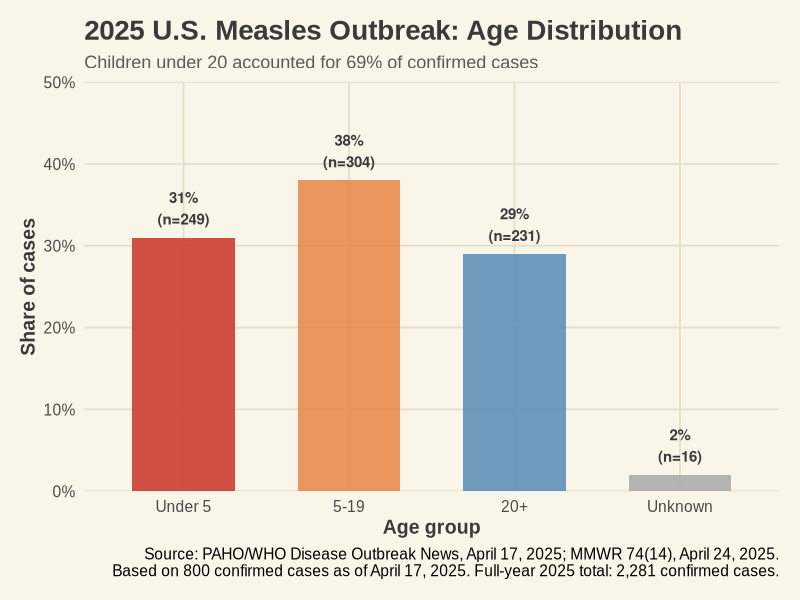
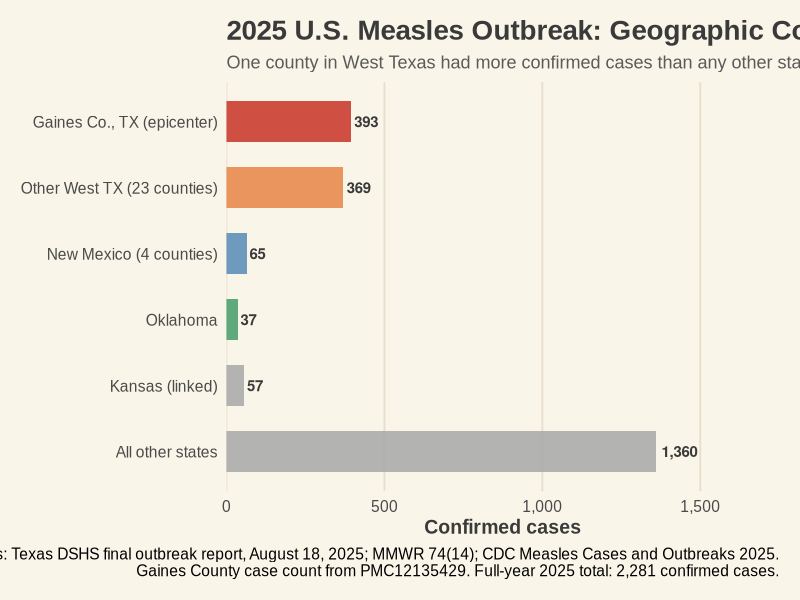
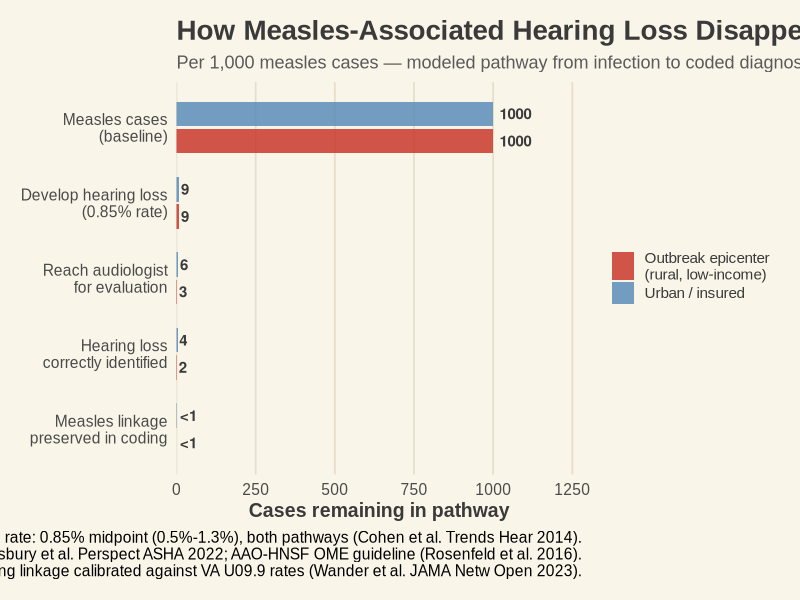
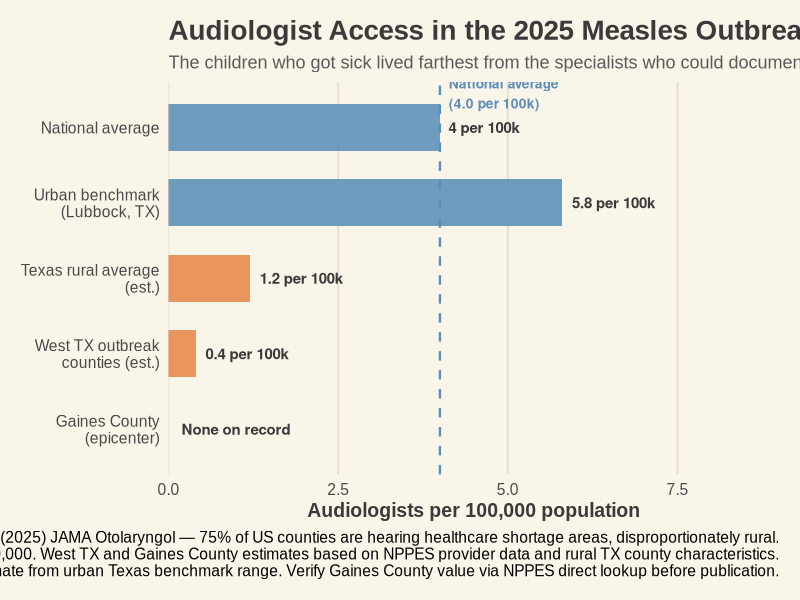

These figures' R source, in order:
# ============================================================
# NOTES FROM THE ABSTRACT
# Track 2: 2025 Outbreak Anatomy & The Double Invisibility Problem
#
# Sources:
#   - MMWR 74(14), April 24, 2025 (Mathis et al.)
#     DOI: 10.15585/mmwr.mm7414a1
#   - PAHO/WHO Disease Outbreak News, April 17, 2025
#   - Texas DSHS final outbreak report, August 18, 2025
#   - CDC Measles Cases and Outbreaks 2025
#   - PMC12135429 (Measles outbreaks in the US, 2025)
#   - Garuccio et al. (2025) JAMA Otolaryngol Head Neck Surg
#     DOI: 10.1001/jamaoto.2025.2112
#   - Cohen, Durstenfeld & Roehm (2014) Trends in Hearing
#     DOI: 10.1177/2331216514541361
#   - Kingsbury et al. (2022) Perspectives ASHA Spec Interest Groups
#     DOI: 10.1044/2021_PERSP-21-00188
#   - Elzinga et al. (2021) BMJ Open — OM/SNHL systematic review
#     DOI: 10.1136/bmjopen-2021-050108
#   - Rosenfeld et al. (2016) AAO-HNSF OME Clinical Practice Guideline
#     DOI: 10.1177/0194599815623467
#   - Wander et al. (2023) JAMA Netw Open — VA U09.9 coding rates
#     DOI: 10.1001/jamanetworkopen.2023.46783
#   - Pfaff et al. (2023) BMC Medicine — Long COVID ICD-10 coding
#     DOI: 10.1186/s12916-023-02737-6
# ============================================================

required_packages <- c("tidyverse", "scales", "patchwork", "ggtext")

install.packages(
  setdiff(required_packages, rownames(installed.packages())),
  repos = "https://cran.rstudio.com/"
)

library(tidyverse)
library(scales)
library(ggtext)
library(patchwork)

# ── Custom theme ────────────────────────────────────────────
theme_1950s <- function() {
  theme_minimal(base_family = "Arial", base_size = 14) +
    theme(
      plot.background  = element_rect(fill = "#FAF5E9", color = NA),
      panel.background = element_rect(fill = "#FAF5E9", color = NA),
      panel.grid.major = element_line(color = "#E6DECA", linewidth = 0.6),
      panel.grid.minor = element_blank(),
      axis.title       = element_text(face = "bold", color = "#3A3A3A"),
      axis.text        = element_text(color = "#4A4A4A"),
      plot.title       = element_text(face = "bold", size = 20, color = "#3A3A3A"),
      plot.subtitle    = element_text(size = 13, color = "#5A5A5A"),
      plot.margin      = margin(15, 15, 15, 15),
      legend.position  = "none"
    )
}

# ============================================================
# 1. DATA
# ============================================================

# ── Age distribution of 2025 outbreak cases ────────────────
# Source: PAHO/WHO Disease Outbreak News, April 17, 2025
# Based on 800 confirmed cases as of April 17, 2025
age_data <- tribble(
  ~age_group, ~pct, ~n,
  "Under 5",  31,   249,
  "5-19",     38,   304,
  "20+",      29,   231,
  "Unknown",   2,    16
) %>%
  mutate(
    age_group = factor(age_group,
      levels = c("Under 5", "5-19", "20+", "Unknown")),
    bar_color = c("#C9392C", "#E8874A", "#5B8DB8", "#AAAAAA")
  )

# ── Geographic concentration of full-year 2025 cases ───────
# Sources: Texas DSHS final report (Aug 18, 2025); MMWR 74(14);
# CDC Measles Cases and Outbreaks 2025; PMC12135429
# Full-year total: 2,281 confirmed cases
# Gaines County (393) from PMC12135429, recorded as of ~April 24
# Texas final total: 762 (DSHS); NM: ~65; OK: ~37; KS: ~57 (linked)
# Remaining cases distributed across 39 other jurisdictions
geo_data <- tribble(
  ~location,                        ~cases, ~bar_color,
  "All other states",               1360,   "#AAAAAA",
  "Kansas (linked)",                  57,   "#AAAAAA",
  "Oklahoma",                         37,   "#4A9E6B",
  "New Mexico (4 counties)",          65,   "#5B8DB8",
  "Other West TX (23 counties)",     369,   "#E8874A",
  "Gaines Co., TX (epicenter)",      393,   "#C9392C"
) %>%
  mutate(location = factor(location, levels = location))

# ── Surveillance funnel: pathway from infection to coded HL ─
# Per 1,000 measles cases, modeled for two community types
#
# PARAMETER DOCUMENTATION (v3 — corrected HL rate):
#
# CRITICAL CHANGE FROM v2:
# v2 used a decomposition of 17% OM rate × 50% OM-to-HL rate,
# producing an effective hearing loss rate of 8.5%. This is
# approximately 10× the published complication rate from the
# primary source (Cohen et al. 2014: 0.5%–1.3%). The 50%
# OM-to-HL conversion figure was not supported by the audiology
# literature; Elzinga et al. (2021) found SNHL prevalence in
# COM populations ranges from ~9% to ~31% in ENT clinic settings
# (selected, sicker populations), and could not perform
# meta-analysis due to heterogeneity. For acute OM in children
# (which is what measles produces), permanent SNHL rates would
# be substantially lower.
#
# v3 uses Cohen et al.'s direct hearing loss rate of 0.85%
# (midpoint of 0.5%–1.3%), which already accounts for BOTH
# pathways: (a) OM → SNHL, and (b) direct cochlear damage.
# This produces ~9 HL cases per 1,000 infections.
#
# Step 1 (baseline): 1,000 cases in each community
#
# Step 2 (develop hearing loss): ~9 per 1,000 (0.85%)
#   Cohen et al. 2014 range: 0.5%–1.3% of measles infections
#   develop hearing loss through otitis media pathway (primary)
#   or direct cochlear damage (secondary). Midpoint 0.85% used.
#   Rate is biological and applied equally to both communities.
#
# Step 3 (reach audiologist for evaluation):
#   Urban/insured: ~6 of 9 (~67%)
#     AAO-HNSF OME guideline (Rosenfeld et al. 2016) recommends
#     watchful waiting for 3 months before hearing referral.
#     Even with good access, some families don't follow through,
#     mild high-frequency loss may not prompt referral, and the
#     guideline delay narrows the follow-up window.
#   Outbreak epicenter: ~3 of 9 (~33%)
#     No audiologist in Gaines County; nearest is 60+ miles away.
#     Insurance, transportation, language, and community trust
#     barriers compound the geographic distance.
#     (Garuccio et al. 2025; Kingsbury et al. 2022)
#
# Step 4 (hearing loss correctly identified & documented):
#   Urban: ~4 of 6 (~67%)
#   Epicenter: ~2 of 3 (~67%)
#     Applied equally. Elzinga et al. (2021) found OM-related
#     SNHL concentrates at higher frequencies (cochlear base
#     proximal to round window). Mild high-frequency SNHL is
#     masked by concurrent conductive loss from effusion. Even
#     with comprehensive audiometric evaluation, not all
#     measles-related SNHL will be identified.
#
# Step 5 (measles linkage preserved in ICD-10 coding):
#   Unchanged from v2. Calibrated against long COVID U09.9
#   sequela coding rates (Wander et al. 2023 JAMA Netw Open).
#   Urban: ~18% → 4 × 0.18 = 0.72, rounded to ~1
#   Epicenter: ~2% → 2 × 0.02 = 0.04, displayed as "<1"
#   (See v2 notes for full VA benchmark rationale)

funnel_data <- tribble(
  ~step, ~step_label,                              ~urban_n, ~epicenter_n,
  1,     "Measles cases\n(baseline)",              1000,     1000,
  2,     "Develop hearing loss\n(0.85% rate)",        9,        9,
  3,     "Reach audiologist\nfor evaluation",          6,        3,
  4,     "Hearing loss\ncorrectly identified",         4,        2,
  5,     "Measles linkage\npreserved in coding",     0.7,     0.04
) %>%
  mutate(step = factor(step, levels = 5:1))

# NOTE on Step 5 values:
#   Urban:     4 × 0.18 = 0.72
#   Epicenter: 2 × 0.02 = 0.04
#   Both display as "<1" in the figure.
#   This means that per 1,000 measles cases, neither community
#   reliably produces even ONE coded case linking hearing loss
#   to measles. The difference is one of degree: urban might
#   produce ~1 coded case per ~1,400 infections; the epicenter
#   might produce ~1 per ~25,000.

funnel_long <- funnel_data %>%
  pivot_longer(
    cols      = c(urban_n, epicenter_n),
    names_to  = "community",
    values_to = "n"
  ) %>%
  mutate(
    community = recode(community,
      "urban_n"     = "Urban / insured",
      "epicenter_n" = "Outbreak epicenter\n(rural, low-income)"
    ),
    community = factor(community, levels = c(
      "Outbreak epicenter\n(rural, low-income)",
      "Urban / insured"
    ))
  )

# ── Audiologist access by location ─────────────────────────
# (Unchanged from v2)
access_data <- tribble(
  ~location,                          ~aud_per_100k, ~category,
  "National average",                  4.0,          "benchmark",
  "Urban benchmark\n(Lubbock, TX)",    5.8,          "benchmark",
  "Texas rural average\n(est.)",       1.2,          "shortage",
  "West TX outbreak\ncounties (est.)", 0.4,          "shortage",
  "Gaines County\n(epicenter)",        0.0,          "epicenter"
) %>%
  mutate(
    location  = factor(location, levels = rev(location)),
    bar_color = case_when(
      category == "benchmark" ~ "#5B8DB8",
      category == "shortage"  ~ "#E8874A",
      TRUE                    ~ "#C9392C"
    )
  )

# ============================================================
# 2. FIGURE 2A — Age distribution
# ============================================================

fig2a <- ggplot(age_data, aes(x = age_group, y = pct, fill = bar_color)) +
  geom_col(width = 0.62, alpha = 0.88) +
  geom_text(
    aes(label = paste0(pct, "%\n(n=", n, ")")),
    vjust = -0.4, size = 3.8, fontface = "bold", color = "#3A3A3A"
  ) +
  scale_fill_identity() +
  scale_y_continuous(
    limits = c(0, 50),
    expand = c(0, 0),
    labels = function(x) paste0(x, "%")
  ) +
  labs(
    title    = "2025 U.S. Measles Outbreak: Age Distribution",
    subtitle = "Children under 20 accounted for 69% of confirmed cases",
    x        = "Age group",
    y        = "Share of cases",
    caption  = paste0(
      "Source: PAHO/WHO Disease Outbreak News, April 17, 2025; ",
      "MMWR 74(14), April 24, 2025.\n",
      "Based on 800 confirmed cases as of April 17, 2025. ",
      "Full-year 2025 total: 2,281 confirmed cases."
    )
  ) +
  theme_1950s()

# ============================================================
# 3. FIGURE 2B — Geographic concentration
# ============================================================

fig2b <- ggplot(geo_data,
    aes(x = cases, y = location, fill = bar_color)) +
  geom_col(width = 0.62, alpha = 0.88) +
  geom_text(
    aes(label = label_comma()(cases)),
    hjust = -0.15, size = 3.8, fontface = "bold", color = "#3A3A3A"
  ) +
  scale_fill_identity() +
  scale_x_continuous(
    limits = c(0, 1750),
    expand = c(0, 0),
    labels = label_comma()
  ) +
  labs(
    title    = "2025 U.S. Measles Outbreak: Geographic Concentration",
    subtitle = "One county in West Texas had more confirmed cases than any other state in the country",
    x        = "Confirmed cases",
    y        = NULL,
    caption  = paste0(
      "Sources: Texas DSHS final outbreak report, August 18, 2025; ",
      "MMWR 74(14); CDC Measles Cases and Outbreaks 2025.\n",
      "Gaines County case count from PMC12135429. ",
      "Full-year 2025 total: 2,281 confirmed cases."
    )
  ) +
  theme_1950s() +
  theme(panel.grid.major.y = element_blank())

# ============================================================
# 4. FIGURE 2C — Surveillance funnel
# ============================================================

fig2c <- ggplot(funnel_long,
    aes(x = n, y = step, fill = community)) +
  geom_col(
    position = position_dodge(width = 0.72),
    width = 0.65, alpha = 0.85
  ) +
  geom_text(
    aes(label = if_else(n < 1, "<1", as.character(round(n)))),
    position = position_dodge(width = 0.72),
    hjust = -0.2, size = 3.8, fontface = "bold", color = "#3A3A3A"
  ) +
  scale_fill_manual(values = c(
    "Urban / insured"                         = "#5B8DB8",
    "Outbreak epicenter\n(rural, low-income)" = "#C9392C"
  )) +
  scale_x_continuous(
    limits = c(0, 1280),
    expand = c(0, 0)
  ) +
  scale_y_discrete(labels = function(x) {
    funnel_data$step_label[match(as.integer(as.character(x)),
                                  funnel_data$step)]
  }) +
  labs(
    title    = "How Measles-Associated Hearing Loss Disappears from the Record",
    subtitle = "Per 1,000 measles cases — modeled pathway from infection to coded diagnosis, by community type",
    x        = "Cases remaining in pathway",
    y        = NULL,
    caption  = paste0(
      "Hearing loss rate: 0.85% midpoint (0.5%-1.3%), both pathways ",
      "(Cohen et al. Trends Hear 2014).\n",
      "Audiology access: Garuccio et al. JAMA Otolaryngol 2025; ",
      "Kingsbury et al. Perspect ASHA 2022; ",
      "AAO-HNSF OME guideline (Rosenfeld et al. 2016).\n",
      "Detection: Elzinga et al. BMJ Open 2021 (high-frequency SNHL masking). ",
      "Coding linkage calibrated against VA U09.9 rates ",
      "(Wander et al. JAMA Netw Open 2023)."
    )
  ) +
  theme_1950s() +
  theme(
    legend.position = "right",
    legend.title    = element_blank(),
    legend.text     = element_text(size = 11, color = "#3A3A3A"),
    panel.grid.major.y = element_blank()
  )

# ============================================================
# 5. FIGURE 2D — Audiologist access gap
# ============================================================

fig2d <- ggplot(access_data,
    aes(x = aud_per_100k, y = location, fill = bar_color)) +
  geom_col(width = 0.62, alpha = 0.87) +
  geom_vline(xintercept = 4.0, linetype = "dashed",
    color = "#5B8DB8", linewidth = 0.8) +
  annotate("text", x = 4.13, y = 5.45,
    label = "National average\n(4.0 per 100k)",
    size = 3.5, color = "#5B8DB8", fontface = "bold", hjust = 0) +
  geom_text(
    aes(label = if_else(
      aud_per_100k == 0,
      "None on record",
      paste0(aud_per_100k, " per 100k")
    )),
    hjust = -0.12, size = 3.8, fontface = "bold", color = "#3A3A3A"
  ) +
  scale_fill_identity() +
  scale_x_continuous(
    limits = c(0, 9),
    expand = c(0, 0)
  ) +
  labs(
    title    = "Audiologist Access in the 2025 Measles Outbreak Zone",
    subtitle = "The children who got sick lived farthest from the specialists who could document what happened to them",
    x        = "Audiologists per 100,000 population",
    y        = NULL,
    caption  = paste0(
      "Sources: Garuccio et al. (2025) JAMA Otolaryngol — 75% of US counties are ",
      "hearing healthcare shortage areas, disproportionately rural.\n",
      "ASHA national average 4 per 100,000. West TX and Gaines County estimates ",
      "based on NPPES provider data and rural TX county characteristics.\n",
      "Lubbock estimate from urban Texas benchmark range. ",
      "Verify Gaines County value via NPPES direct lookup before publication."
    )
  ) +
  theme_1950s() +
  theme(panel.grid.major.y = element_blank())

# ============================================================
# 6. SAVE INDIVIDUAL FIGURES
# ============================================================

# ── Output directory (change to suit your environment) ──────
output_dir <- "."
dir.create(output_dir, showWarnings = FALSE, recursive = TRUE)

figures <- list(
  list(plot = fig2a, filename = file.path(output_dir, "track2_fig2a_age_distribution.png"),
       width = 10, height = 7),
  list(plot = fig2b, filename = file.path(output_dir, "track2_fig2b_geography.png"),
       width = 12, height = 7),
  list(plot = fig2c, filename = file.path(output_dir, "track2_fig2c_funnel.png"),
       width = 14, height = 8),
  list(plot = fig2d, filename = file.path(output_dir, "track2_fig2d_access.png"),
       width = 13, height = 7)
)

for (f in figures) {
  ggsave(
    f$filename,
    f$plot,
    width  = f$width,
    height = f$height,
    dpi    = 300,
    bg     = "#FAF5E9"
  )
  message("Saved: ", f$filename)
}

message("Track 2 v3 complete. Four PNGs saved to ", output_dir)
